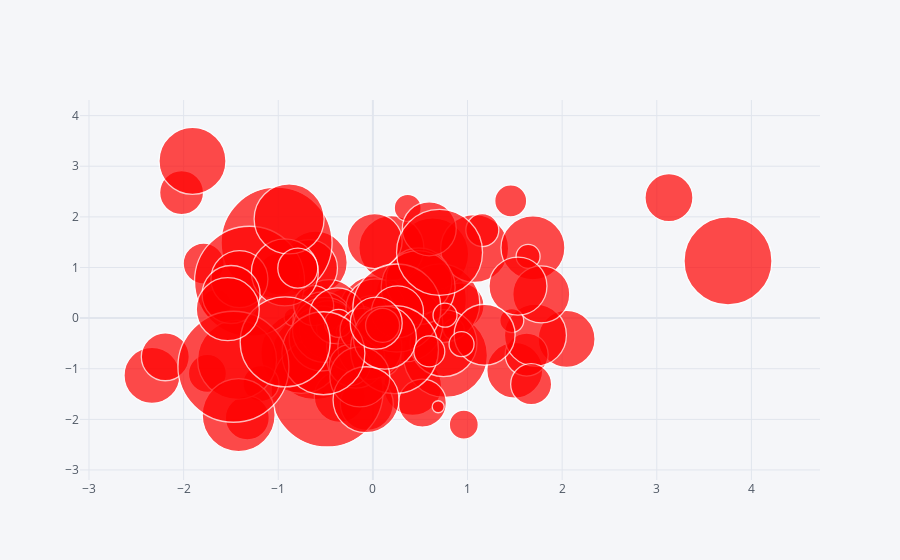

Notebook code for this chart:
### Code cell
df.iplot(kind='bubble',x='A',y='B',size='C',color="red")

### Figure 1 — Plotly figure (JSON) as saved in the notebook; plotly's stock layout.template omitted (floating-point values rounded to 4 significant figures)
{"data": [{"marker": {"color": ["red", "red", "red", "red", "red", "red", "red", "red", "red", "red", "red", "red", "red", "red", "red", "red", "red", "red", "red", "red", "red", "red", "red", "red", "red", "red", "red", "red", "red", "red", "red", "red", "red", "red", "red", "red", "red", "red", "red", "red", "red", "red", "red", "red", "red", "red", "red", "red", "red", "red", "red", "red", "red", "red", "red", "red", "red", "red", "red", "red", "red", "red", "red", "red", "red", "red", "red", "red", "red", "red", "red", "red", "red", "red", "red", "red", "red", "red", "red", "red", "red", "red", "red", "red", "red", "red", "red", "red", "red", "red", "red", "red", "red", "red", "red", "red", "red", "red", "red", "red"], "line": {"width": 1.3}, "size": [87, 58, 42, 63, 51, 91, 56, 56, 81, 74, 53, 46, 72, 18, 30, 64, 84, 112, 38, 32, 29, 21, 57, 65, 38, 79, 57, 43, 60, 30, 68, 58, 51, 65, 64, 41, 48, 42, 24, 76, 48, 111, 27, 110, 67, 65, 62, 57, 41, 41, 59, 66, 57, 36, 58, 51, 44, 31, 40, 18, 24, 67, 30, 56, 74, 88, 64, 28, 55, 41, 44, 44, 12, 88, 58, 70, 79, 52, 54, 88, 60, 73, 66, 33, 24, 67, 86, 48, 63, 34, 40, 31, 83, 58, 111, 61, 90, 52, 25, 63], "symbol": "circle"}, "mode": "markers", "text": "", "type": "scatter", "x": [-0.6107, 0.4202, -0.2961, -0.6039, -0.3499, 0.5068, 1.499, -2.334, -0.7563, 0.02904, -0.06419, 0.9317, 0.6315, -0.8449, 0.1708, -0.4616, 0.7666, -0.4837, 0.1664, 1.456, 0.9607, 0.8543, -0.6753, 0.1955, -1.749, 0.7125, 2.047, 1.625, -0.5286, -1.656, 1.075, -0.4698, -0.009019, -0.5416, 1.691, -1.788, 0.5228, -0.9935, 1.64, 0.3375, -2.194, -1.018, 0.3679, -1.304, 0.7463, -0.5062, 1.718, 1.779, 0.07924, 1.672, 0.02669, 0.4857, -1.41, -1.183, -0.1792, -0.2207, -1.327, -0.4312, -0.6256, -0.295, 1.468, -0.9304, -0.1151, -0.3767, 0.4781, 3.753, -0.03242, -0.364, 0.01847, -0.2434, -0.115, -2.021, 0.6901, 0.2532, 1.533, -0.8854, -1.435, 0.2598, 0.5956, 0.2279, -0.138, -1.418, -0.07232, 1.157, 0.7623, -1.906, 0.7045, 3.129, 0.1269, 0.1023, -0.7937, 0.5962, -0.5231, -1.498, -1.474, 1.181, -0.9269, 0.03495, 0.9369, -1.534], "y": [-0.7516, -1.35, 0.1608, 1.097, -1.555, 0.3647, -1.031, -1.132, -0.6874, 0.1069, -1.696, 0.2426, 1.269, 0.02023, 0.2892, 0.1298, -0.7374, -1.44, 0.0032, 2.316, -2.105, -0.2238, 0.9884, 1.385, -1.093, 0.2912, -0.4107, -0.7209, -0.07317, 0.2695, 1.375, -0.2305, -0.05785, -0.4027, 1.388, 1.077, -1.679, 0.8704, 1.219, -0.1119, -0.7636, 1.49, 2.178, 0.7278, -0.4937, -0.2338, -0.3379, 0.4705, -0.7632, -1.305, 0.1934, 0.7328, 0.7706, -1.293, -0.8105, -0.5563, -1.972, -0.1932, 0.2466, -0.2758, -0.0491, 0.9027, -0.06394, 0.04478, 0.6039, 1.129, -0.5779, -0.1035, 1.521, -0.9287, -0.2401, 2.479, -1.751, 0.2, 0.6321, 1.959, -0.8239, 0.1247, 1.765, -0.6231, -1.161, -1.916, -1.613, 1.738, 0.05761, 3.106, 1.298, 2.38, -0.3871, -0.1428, 0.9865, -0.6582, -0.6939, 0.4664, -0.9612, -0.3286, -0.47, -0.09953, -0.5158, 0.1756]}], "layout": {"legend": {"bgcolor": "#F5F6F9", "font": {"color": "#4D5663"}}, "paper_bgcolor": "#F5F6F9", "plot_bgcolor": "#F5F6F9", "title": {"font": {"color": "#4D5663"}}, "xaxis": {"gridcolor": "#E1E5ED", "showgrid": true, "tickfont": {"color": "#4D5663"}, "title": {"font": {"color": "#4D5663"}, "text": ""}, "zerolinecolor": "#E1E5ED"}, "yaxis": {"gridcolor": "#E1E5ED", "showgrid": true, "tickfont": {"color": "#4D5663"}, "title": {"font": {"color": "#4D5663"}, "text": ""}, "zerolinecolor": "#E1E5ED"}}}
